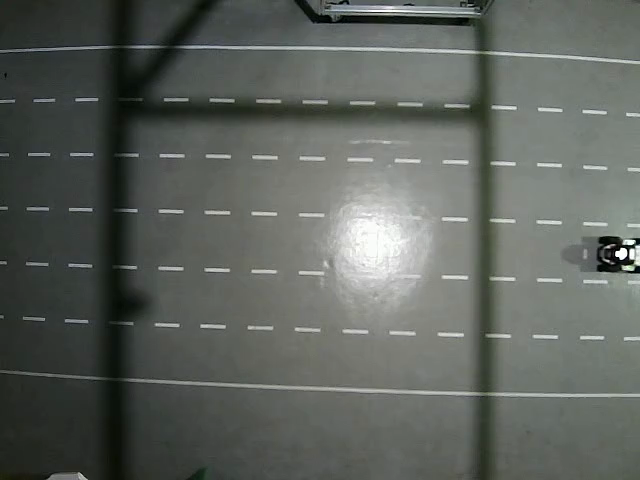
#> input picture src/examples/scripts/data_process/dual_cam_merge/view-left.png, 640 x 480 px
$ python pic_process.py
#> lines starting #> are read from the running program, lines starting #| are printed output that depends on the picture; after the words box and inside, x2 and y2 are one past the last pixel; in counts of white or black regions, pixels touching at a corner belong together
import cv2
import numpy as np

def correct_perspective(image_path, src_points, output_size=(800, 600)):
    """
    对给定的图像进行透视变换校正，生成鸟瞰图。

    参数:
    - image_path (str): 输入图像的文件路径。
    - src_points (np.array): 包含4个源点坐标的NumPy数组，
                              顺序为 [左上, 右上, 左下, 右下]。
                              这是校正前图像中一个四边形的四个角点。
    - output_size (tuple): (宽度, 高度)，校正后输出图像的尺寸。

    返回:
    - warped_image (np.array): 校正后的鸟瞰图。
    """
#> called with image_path = 'view-left.png', src_points = array of shape (4, 2), output_size = (1000, 750)
    # 1. 读取图像
    img = cv2.imread(image_path)
#> img is the input picture: shape (480, 640, 3); mean B, G, R 92.9, 98.1, 93.4
    if img is None:
        raise FileNotFoundError(f"无法找到或打开图像: {image_path}")

    img_h, img_w = img.shape[:2]
#> img_h = 480; img_w = 640
    out_w, out_h = output_size

    # 2. 定义目标点（一个完美的矩形）
    # 源点的顺序必须与目标点的顺序一一对应
    dst_points = np.float32([
        [0, 0],         # 对应源点的左上
        [out_w, 0],     # 对应源点的右上
        [0, out_h],     # 对应源点的左下
        [out_w, out_h]  # 对应源点的右下
    ])

    # 3. 计算透视变换矩阵
    # src_points 是 np.float32 类型的数组
    perspective_matrix = cv2.getPerspectiveTransform(src_points.astype(np.float32), dst_points)

    # 4. 应用透视变换
    warped_image = cv2.warpPerspective(img, perspective_matrix, output_size)
#> call 2 of correct_perspective, with image_path = 'view-right.png', src_points = array of shape (4, 2), output_size = (1000, 750)
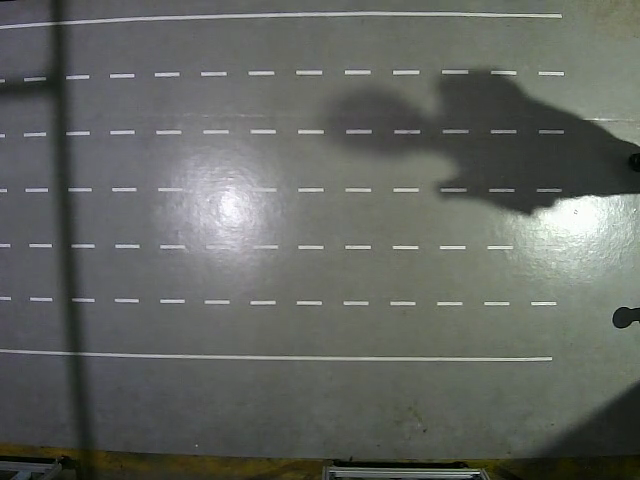
#> input picture src/examples/scripts/data_process/dual_cam_merge/view-right.png, 640 x 480 px
#> in correct_perspective, img is the input picture: shape (480, 640, 3); mean B, G, R 97.3, 102.1, 99
#> in correct_perspective (call 2), `warped_image = cv2.warpPerspective(img, perspective_matrix, output_size)`:
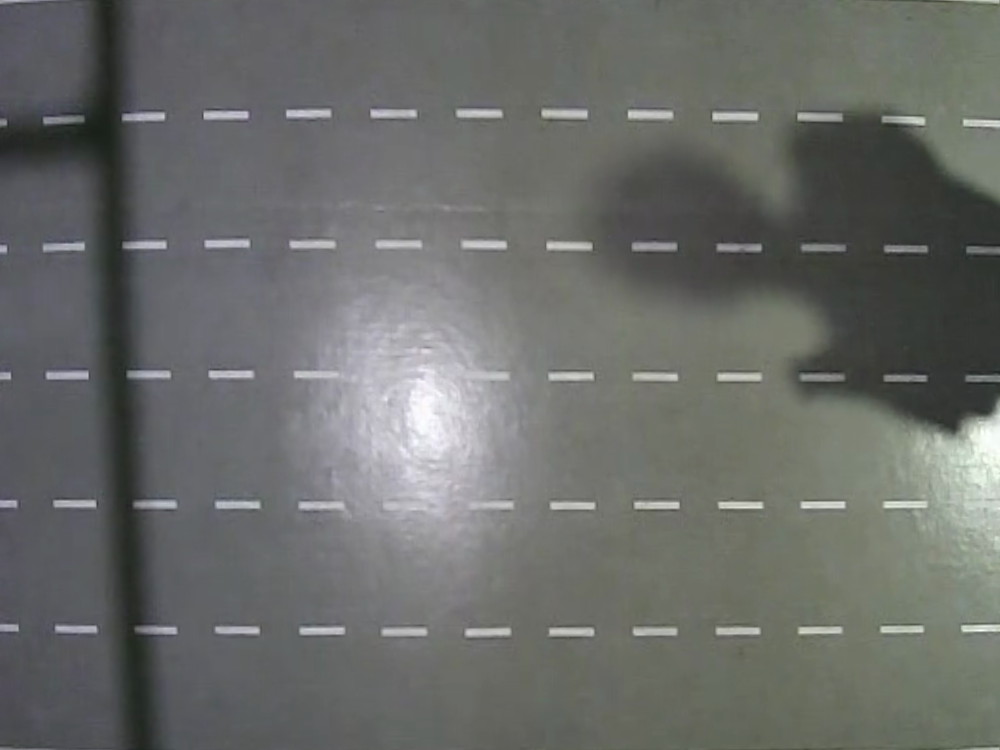
#> warped_image: shape (750, 1000, 3); mean B, G, R 105.6, 108.4, 106.1

    return warped_image

def stitch_images(img_left, img_right, blend=True):
    """
    使用特征点匹配拼接两张图像。

    参数:
    - img_left (np.array): 左侧图像。
    - img_right (np.array): 右侧图像。
    - blend (bool): 是否在重叠区域进行平滑过渡。

    返回:
    - stitched_image (np.array): 拼接后的全景图像。
    """
#> called with blend = True
    # 1. 初始化ORB特征点检测器
    orb = cv2.ORB_create(nfeatures=2000)

    # 2. 在两张图中寻找关键点和描述符
    kp_left, des_left = orb.detectAndCompute(img_left, None)
#> kp_left = 1272 keypoints; strongest (x, y, size): (967, 441, 31), (964, 439, 31), (963, 427, 31), (968, 425, 31)
    kp_right, des_right = orb.detectAndCompute(img_right, None)
#> kp_right = 1081 keypoints; strongest (x, y, size): (94, 504, 44.6), (714, 116, 53.6), (287, 114, 44.6), (124, 117, 44.6)

    # 3. 使用暴力匹配器进行特征匹配
    bf = cv2.BFMatcher(cv2.NORM_HAMMING, crossCheck=False)
    matches = bf.knnMatch(des_right, des_left, k=2)
#> matches = 1081 matches

    # 4. 应用Lowe's比率测试，筛选出好的匹配点
    good_matches = []
    for m, n in matches:
        if m.distance < 0.75 * n.distance:
            good_matches.append(m)
#> after the loop, good_matches = 35 matches

    print(f"找到 {len(good_matches)} 个高质量匹配点。")
#| 找到 35 个高质量匹配点。

    if len(good_matches) < 10:
        print("错误：没有找到足够的匹配点来进行拼接。")
        return None

    # 5. 提取匹配点的位置并计算单应性矩阵 (Homography)
    src_pts = np.float32([kp_right[m.queryIdx].pt for m in good_matches]).reshape(-1, 1, 2)
#> src_pts = 35 rows, first 8: [841, 114], [629, 117], [717, 244], [291, 246], [301, 629], [840, 114], [44.4, 122.4], [675.6, 376.8]
    dst_pts = np.float32([kp_left[m.trainIdx].pt for m in good_matches]).reshape(-1, 1, 2)
#> dst_pts = 35 rows, first 8: [667, 102], [366, 361], [367, 237], [916, 368], [693.6, 627.6], [592.8, 100.8], [482.4, 106.8], [290.9, 496.8]

    H, mask = cv2.findHomography(src_pts, dst_pts, cv2.RANSAC, 5.0)
#> H = [[1.13, -0.122, 670.1], [0.108, 0.978, -16.33], [0.00031, -0.000115, 1]]; mask = 35 values, max 1 at index 9, min 0 at index 0, mean 0.229

    # 6. 拼接图像
    h_left, w_left = img_left.shape[:2]
#> h_left = 750; w_left = 1000
    h_right, w_right = img_right.shape[:2]
#> h_right = 750; w_right = 1000

    # 将右图根据H矩阵变换到左图的坐标系下
    # 画布宽度设置为两者之和，以确保内容完全可见
    result = cv2.warpPerspective(img_right, H, (w_left + w_right, h_left))

    # 将左图覆盖到画布的左侧
    if blend:
        # 创建一个简单的线性渐变蒙版
        mask = np.zeros((h_left, w_left, 3), dtype=np.float32)
        # 在可能的重叠区域（例如，图像右侧的200个像素）创建渐变
        overlap_width = 200
        for i in range(w_left):
            if i > w_left - overlap_width:
                alpha = (w_left - i) / overlap_width
                mask[:, i] = (alpha, alpha, alpha)
            else:
                mask[:, i] = (1, 1, 1)
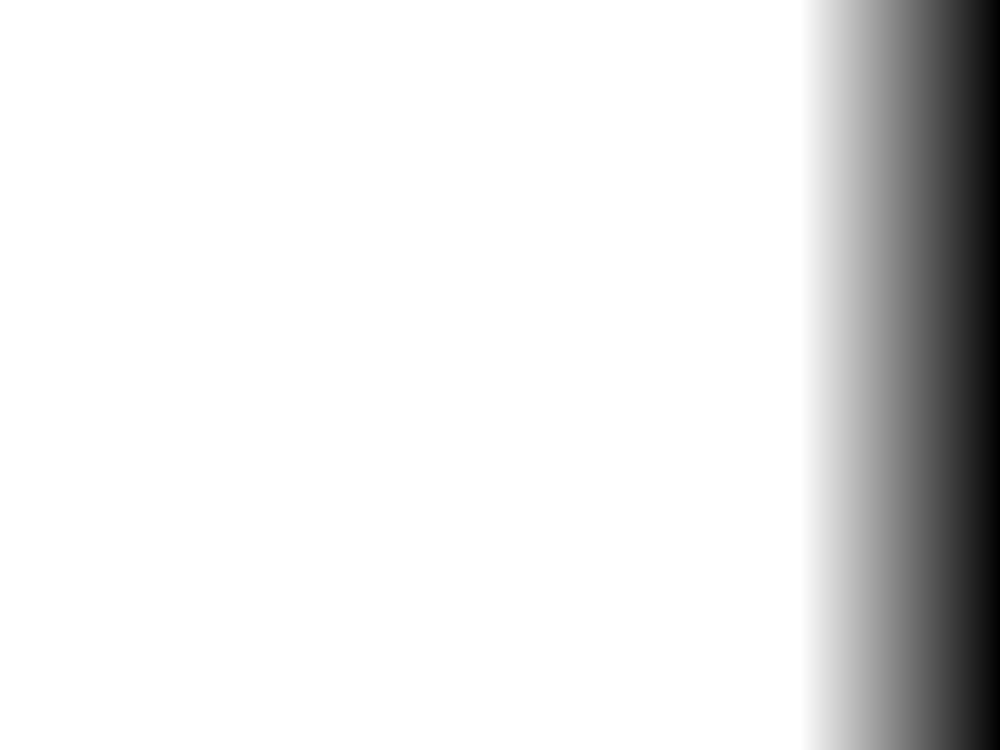
#> mask: shape (750, 1000, 3) float32; min 0.005, max 1, mean 0.9

        # 在result图像中，左图应该出现的位置
        roi = result[0:h_left, 0:w_left]

        # 混合
        blended_roi = cv2.multiply(img_left.astype(np.float32), mask)
        blended_result_roi = cv2.multiply(roi.astype(np.float32), 1 - mask)
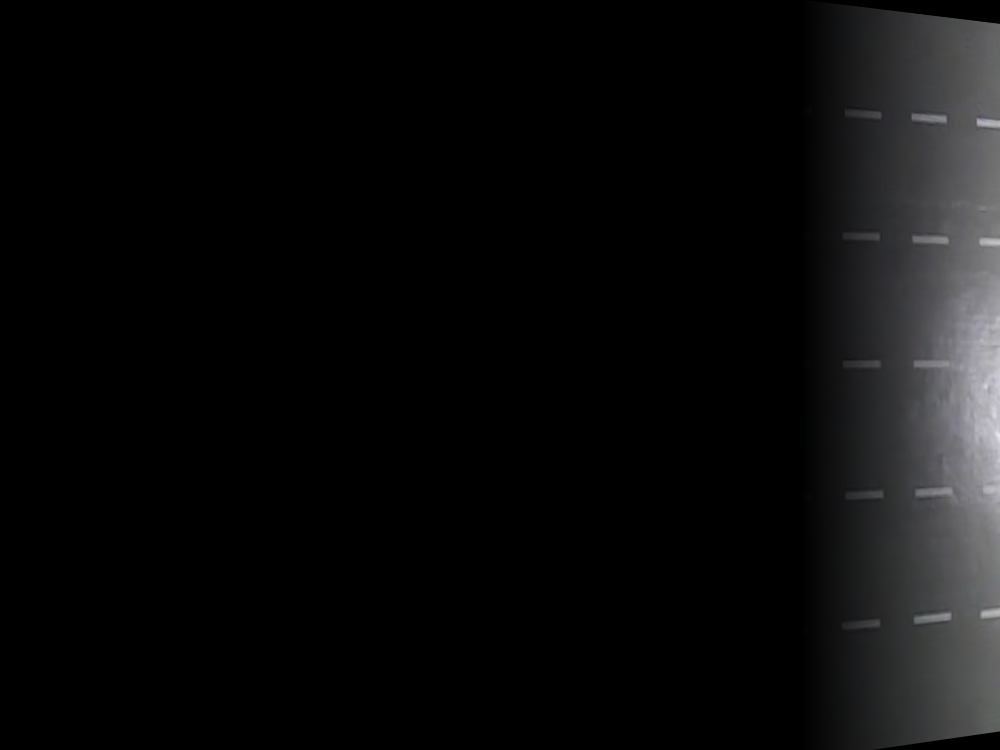
#> blended_result_roi: shape (750, 1000, 3) float32; mean B, G, R 11.9, 11.6, 11.5

        result[0:h_left, 0:w_left] = cv2.add(blended_roi, blended_result_roi).astype(np.uint8)
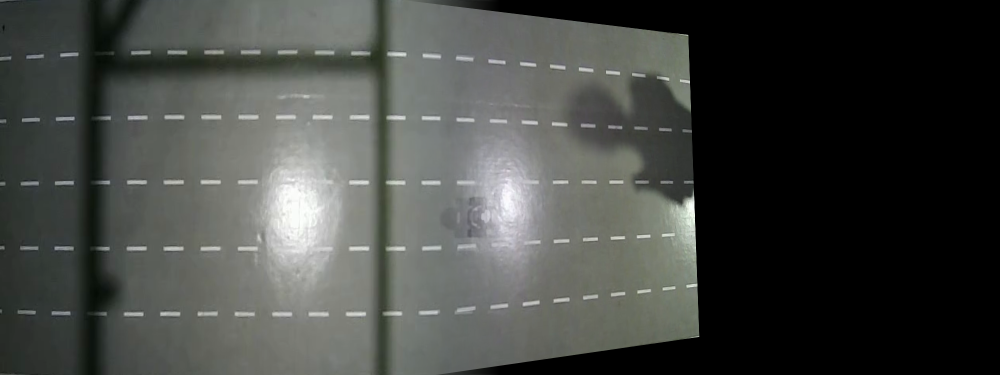
#> result: shape (750, 2000, 3) (shown at 1/2 size); mean B, G, R 67.7, 71.1, 68.7

    else: # 不进行融合，直接覆盖
        result[0:h_left, 0:w_left] = img_left

    # 裁剪掉右侧多余的黑色区域
    gray = cv2.cvtColor(result, cv2.COLOR_BGR2GRAY)
    _, thresh = cv2.threshold(gray, 1, 255, cv2.THRESH_BINARY)
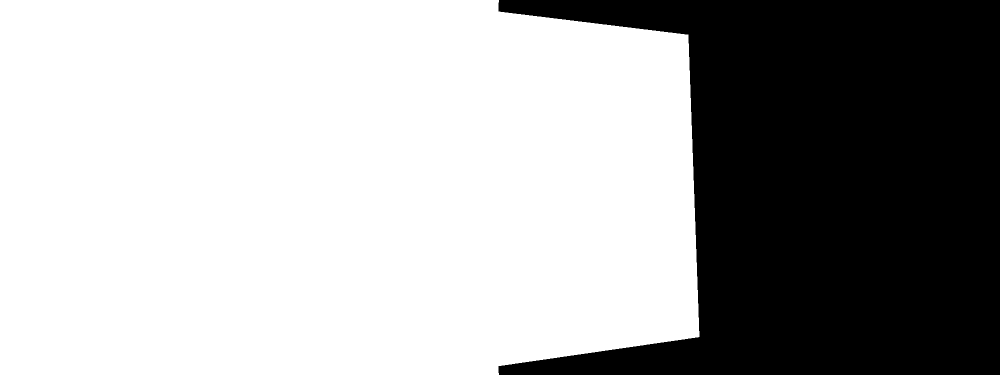
#> thresh: shape (750, 2000) (shown at 1/2 size); 67% white; 1 black region
    contours, _ = cv2.findContours(thresh, cv2.RETR_EXTERNAL, cv2.CHAIN_APPROX_SIMPLE)
#> contours = 1 contour; box (x1, y1, x2, y2) and area: (0, 0, 1399, 750) 1002586
    if contours:
        x, y, w, h = cv2.boundingRect(contours[0])
#> x = 0; y = 0; w = 1399; h = 750
        result = result[y:y+h, x:x+w]
#> result: shape (750, 1399, 3)

    return result


if __name__ == '__main__':
    # --- 任务1: 畸变校正 ---
    # !! 重要提示 !!
    # 下面的 'src_points' 坐标是我根据您提供的图片估算的。
    # 为了达到最佳效果，您应该使用图像编辑软件（如GIMP）打开图片，
    # 精确找到车道线四边形的四个角点（左上、右上、左下、右下）的 (x, y) 像素坐标。

    # 为左侧摄像头 'view-left.png' 定义源点
    # 图像尺寸约为 691x456
    src_points_left = np.array([
        [1, 51],      # 左上角 (在最上方车道线上)
        [640, 62],     # 右上角
        [1, 371],      # 左下角 (在最下方车道线上)
        [640, 395]      # 右下角
    ])

    # 为右侧摄像头 'view-right.jpg' 定义源点
    # 图像尺寸约为 674x540
    src_points_right = np.array([
        [1, 27],      # 左上角
        [562, 16],     # 右上角
        [1, 350],      # 左下角
        [552, 358]      # 右下角
    ])

    # 定义校正后鸟瞰图的统一尺寸
    output_dimensions = (1000, 750)

    try:
        # 校正左侧图像
        corrected_left = correct_perspective(
            'view-left.png',
            src_points_left,
            output_dimensions
        )
        # 校正右侧图像
        corrected_right = correct_perspective(
            'view-right.png',
            src_points_right,
            output_dimensions
        )

        cv2.imshow('Corrected Left View', corrected_left)
        cv2.imshow('Corrected Right View', corrected_right)
        print("已生成校正后的鸟瞰图。按任意键继续进行拼接...")
        cv2.waitKey(0)
        cv2.destroyAllWindows()

        # --- 任务2: 图像拼接 ---
        print("\n正在拼接图像...")
        final_panorama = stitch_images(corrected_left, corrected_right, blend=True)

        if final_panorama is not None:
            # 调整最终图像大小以便于显示
            h, w = final_panorama.shape[:2]
#> h = 750; w = 1399
            display_w = 1200
            display_h = int(display_w * h / w)
#> display_h = 643
            final_display = cv2.resize(final_panorama, (display_w, display_h))
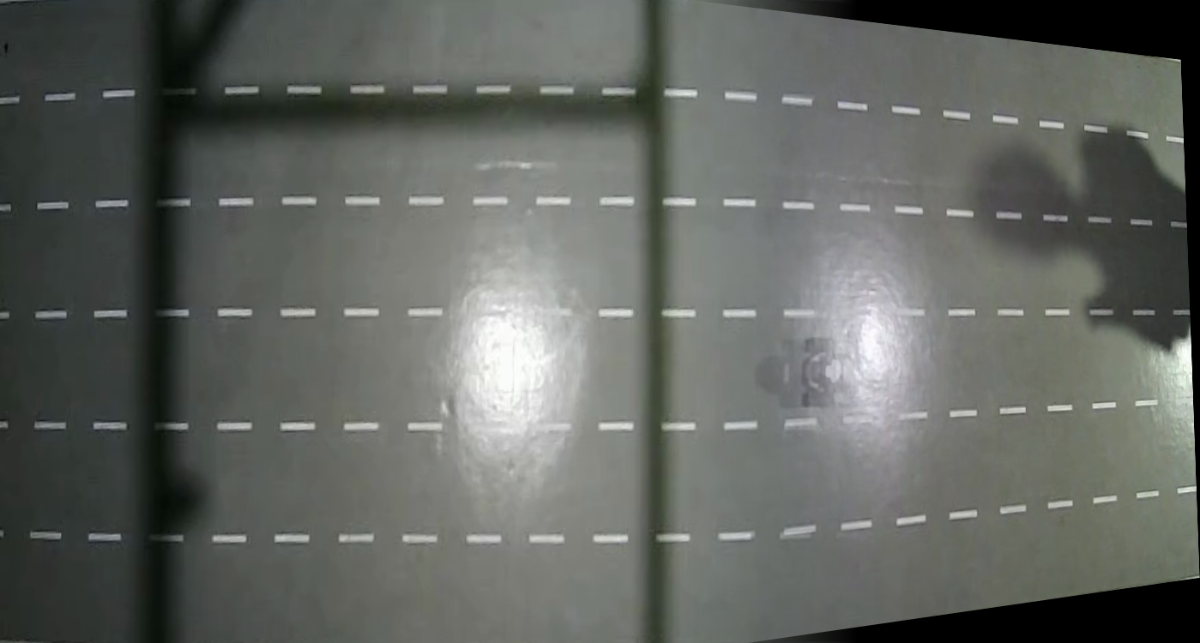
#> final_display: shape (643, 1200, 3); mean B, G, R 96.7, 101.5, 98.1

            cv2.imshow('Final Stitched Panorama', final_display)
            cv2.imwrite('final_panorama.jpg', final_panorama)
            print("\n任务完成！拼接后的全景图已显示，并保存为 'final_panorama.jpg'。")
            print("按任意键退出。")
            cv2.waitKey(0)
            cv2.destroyAllWindows()

    except FileNotFoundError as e:
        print(e)
    except Exception as e:
        print(f"发生未知错误: {e}")
